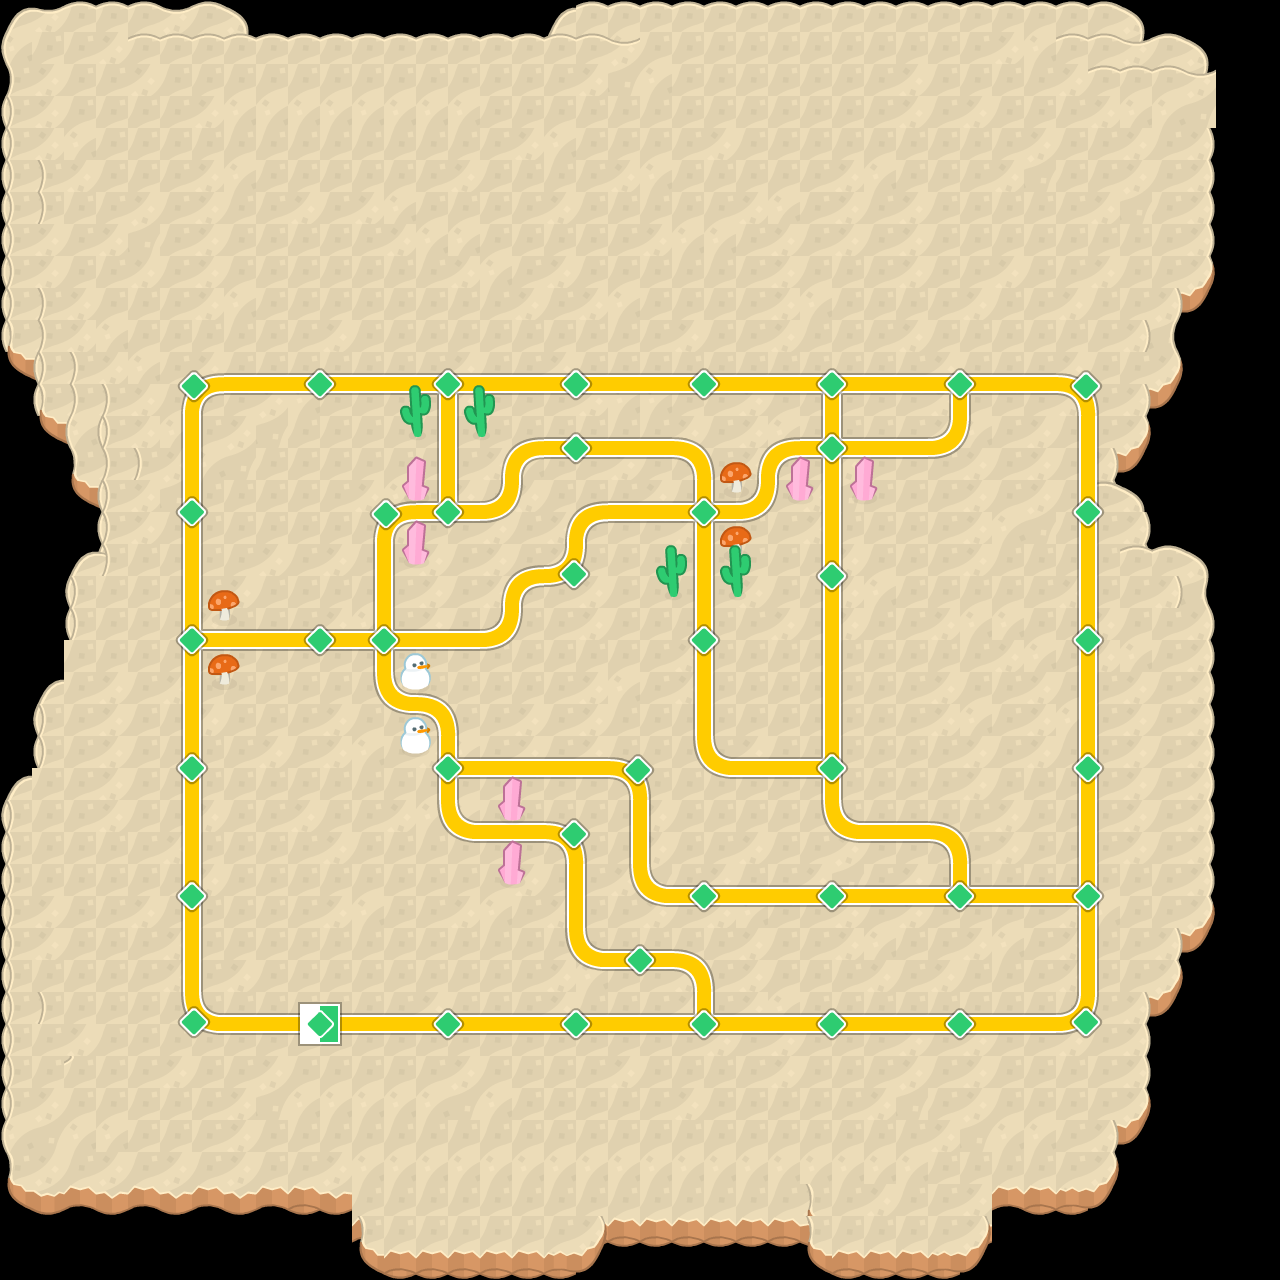

Tiled map render using the project's own tile images. Description and the map definition, with tile-layer contents summarised, below:
An orthogonal 40x40 tile map with 32x32 px tiles, 3 tile layers (Tile Layer 1, Board, Star and Decorations).

<map version="1.10" tiledversion="1.11.2" orientation="orthogonal" renderorder="right-down" width="40" height="40" tilewidth="32" tileheight="32" infinite="0" nextlayerid="4" nextobjectid="1">
 <tileset firstgid="1" name="test_tiles" tilewidth="64" tileheight="64" tilecount="204" columns="17">
  <image source="Tilesheet/mapPack_tilesheet.png" width="1088" height="768" />
 </tileset>
 <layer id="1" name="Tile Layer 1" width="40" height="40">
  <data>[1600 cells, 991 non-empty, 10 distinct tile ids]</data>
 </layer>
 <layer id="2" name="Board" width="40" height="40">
  <data>[1600 cells, 106 non-empty, 17 distinct tile ids]</data>
 </layer>
 <layer id="3" name="Star and Decorations" width="40" height="40">
  <data>[1600 cells, 17 non-empty, 5 distinct tile ids]</data>
 </layer>
</map>
